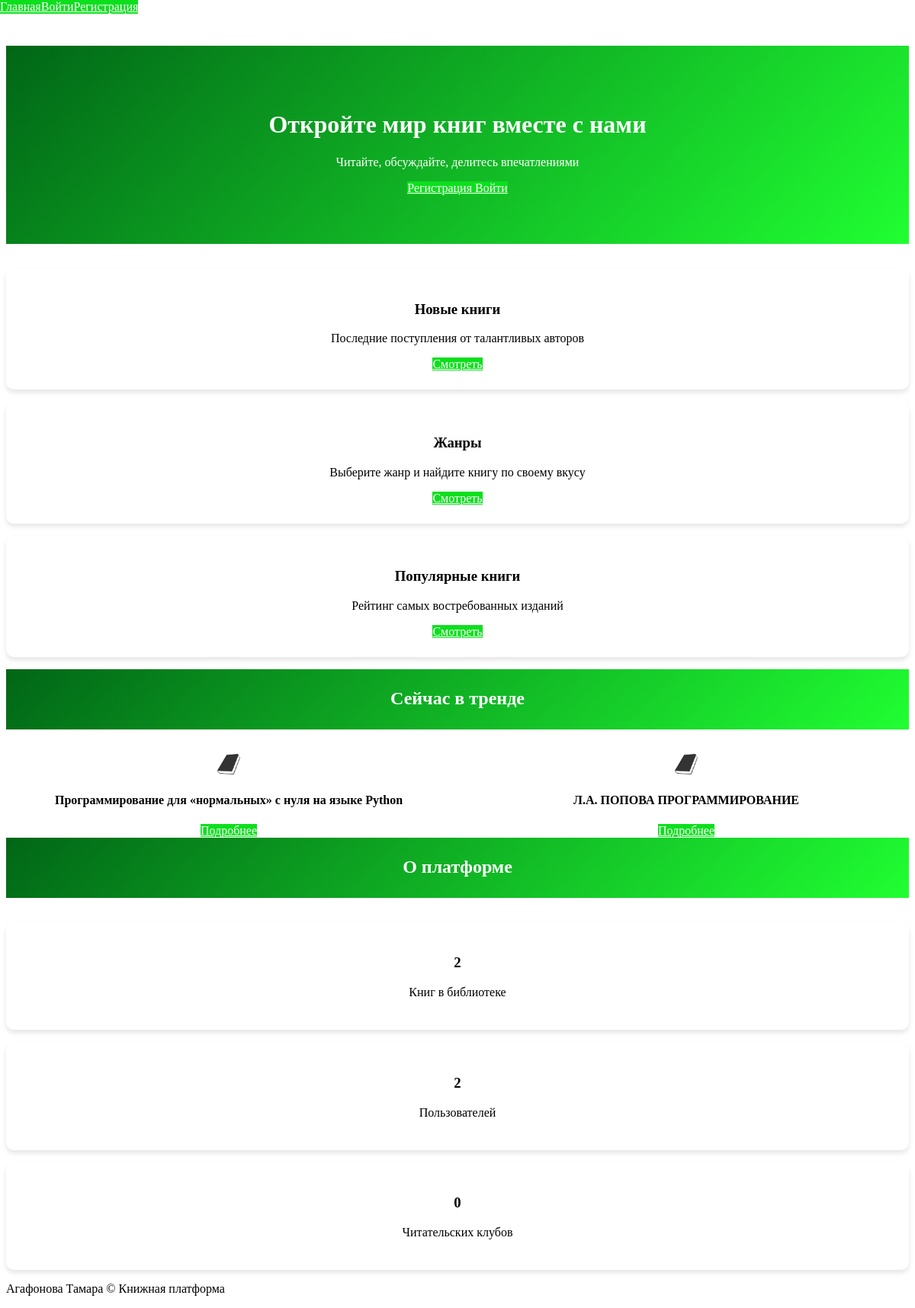
The page / on the database its author committed.
### app/books/models.py (models this page shows)
class Book(db.Model):
    __tablename__ = 'books'
    id = db.Column(db.Integer, primary_key=True)
    title = db.Column(db.String(200), nullable=False)
    description = db.Column(db.Text)
    author_id = db.Column(db.Integer, db.ForeignKey('users.id'))
    published_at = db.Column(db.DateTime, default=datetime.now)
    file_path = db.Column(db.String(255))
    cover_image = db.Column(db.String(255))
    status = db.Column(db.String(255), default='pending')
    genres = db.relationship('Genre', secondary='book_genres', back_populates='books')
    bookmarks = db.relationship('Bookmark', backref='book')
    likes = db.relationship('Like', backref='book')
    comments = db.relationship('Comment', backref='book')

### app/main/routes.py (the view)
@main_bp.route('/')
def index():
    latest_books = Book.query.order_by(Book.published_at.desc()).limit(6).all()
    genres = Genre.query.all()
    trending_books = Book.query.filter_by(status='approved').outerjoin(Book.likes).group_by(Book).order_by(func.count(Book.likes).desc()).limit(6).all()
    total_books = Book.query.count()
    total_users = User.query.count()
    total_clubs = ReadingClub.query.count()
    return render_template(
        'index.html',
        trending_books=trending_books,
        total_books=total_books,
        total_users=total_users,
        total_clubs=total_clubs,
        latest_books=latest_books,
        genres=genres,
        UserRole=UserRole
    )

### app/templates/index.html (shortened to what this page needs)
{% extends "base.html" %}
{% block content %}
<div class="mui-container homepage">
    <header class="hero-section">
        <div class="hero-content">
            <h1>Откройте мир книг вместе с нами</h1>
            <p>Читайте, обсуждайте, делитесь впечатлениями</p>
            {% if not current_user.is_authenticated %}
            <div class="hero-cta">
                <a href="{{ url_for('auth.register') }}" class="mui-btn mui-btn--raised mui-btn--primary">
                    Регистрация
                </a>
                <a href="{{ url_for('auth.login') }}" class="mui-btn mui-btn--raised mui-btn--primary">
                    Войти
                </a>
            </div>
            {% endif %}
        </div>
    </header>
    <section class="features-section mui-row">
        <div class="mui-col-md-4">
            <div class="feature-card">
                <h3>Новые книги</h3>
                <p>Последние поступления от талантливых авторов</p>
                <a href="{{ url_for('books.list_books') }}" class="mui-btn mui-btn--primary">
                    Смотреть
                </a>
            </div>
        </div>
        <div class="mui-col-md-4">
            <div class="feature-card">
                <h3>Жанры</h3>
                <p>Выберите жанр и найдите книгу по своему вкусу</p>
                <a href="{{ url_for('reading_clubs.index') }}" class="mui-btn mui-btn--primary">
                    Смотреть
                </a>
            </div>
        </div>
        <div class="mui-col-md-4">
            <div class="feature-card">
                <h3>Популярные книги</h3>
                <p>Рейтинг самых востребованных изданий</p>
                <a href="{{ url_for('books.list_books', sort='popular') }}" class="mui-btn mui-btn--primary">
                    Смотреть
                </a>
            </div>
        </div>
    </section>
    <section class="trending-books mui-row">
        <div class="mui-col-md-12">
    <section class="hero-section" style="max-height: 10px; padding-top: 5px;">
        <h2 class="hero-content">Сейчас в тренде</h2>
    </section>
    <div class="book-carousel">
                {% for book in trending_books %}
                <div class="book-card">
                    <img src="{{ url_for('static', filename='default_cover.jpg') }}" style="max-width: 5%;" alt="{{ book.title }}">
                    <h4>{{ book.title }}</h4>
                    <a href="{{ url_for('books.book_details', book_id=book.id) }}" class="mui-btn mui-btn--small">
                        Подробнее
                    </a>
                </div>
                {% endfor %}
            </div>
        </div>
    </section>
    <section class="hero-section" style="max-height: 10px; padding-top: 5px;">
    <h2 class="hero-content">О платформе</h2>
    </section>
    <section class="stats-section mui-row">
        <div class="mui-col-md-4">
            <div class="stat-card">
                <h3>{{ total_books }}</h3>
                <p>Книг в библиотеке</p>
            </div>
        </div>
        <div class="mui-col-md-4">
            <div class="stat-card">
                <h3>{{ total_users }}</h3>
                <p>Пользователей</p>
            </div>
        </div>
        <div class="mui-col-md-4">
            <div class="stat-card">
                <h3>{{ total_clubs }}</h3>
                <p>Читательских клубов</p>
            </div>
        </div>
    </section>
</div>
{% endblock %}

### static/styles.css (style rules this page uses)
.mui-btn, button, a { background-color: #0ddf1e; color: #fff; }
.hero-section { background-color: #0ddf1e; }
.hero-section { background: linear-gradient(135deg, #016617 0%, #20ff32 100%); color: #fff; }

### app/templates/index.html (style rules this page uses)
.homepage { text-align: center; }
.hero-section { color: white; padding: 4rem 0; margin-bottom: 2rem; }
.feature-card, .stat-card { background: white; border-radius: 10px; padding: 1.5rem; box-shadow: 0 4px 6px rgba(0,0,0,0.1); margin-bottom: 1rem; }
.book-carousel { display: flex; overflow-x: auto; gap: 1rem; }
.book-card img { max-width: 150px; border-radius: 5px; }
.mui-container { padding-left: 0; padding-right: 0; }

### rows shown on the page
Book: title "Программирование для «нормальных» с нуля на языке Python"
Book: title "Л.А. ПОПОВА ПРОГРАММИРОВАНИЕ"

### other values the page prints
{{ total_books }} "2"
{{ total_users }} "2"
{{ total_clubs }} "0"
